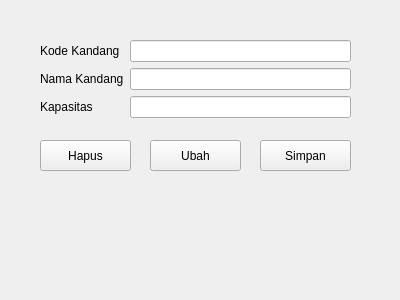
<?xml version="1.0" encoding="UTF-8"?>
<ui version="4.0">
 <class>FormKandang</class>
 <widget class="QWidget" name="FormKandang">
  <property name="geometry">
   <rect>
    <x>0</x>
    <y>0</y>
    <width>400</width>
    <height>300</height>
   </rect>
  </property>
  <property name="windowTitle">
   <string>Form</string>
  </property>
  <widget class="QWidget" name="formLayoutWidget">
   <property name="geometry">
    <rect>
     <x>40</x>
     <y>40</y>
     <width>311</width>
     <height>86</height>
    </rect>
   </property>
   <layout class="QFormLayout" name="formLayout">
    <item row="1" column="0">
     <widget class="QLabel" name="namaKandangLabel">
      <property name="text">
       <string>Nama Kandang</string>
      </property>
     </widget>
    </item>
    <item row="1" column="1">
     <widget class="QLineEdit" name="namaKandangLineEdit"/>
    </item>
    <item row="2" column="0">
     <widget class="QLabel" name="kapasitasLabel">
      <property name="text">
       <string>Kapasitas</string>
      </property>
     </widget>
    </item>
    <item row="2" column="1">
     <widget class="QLineEdit" name="kapasitasLineEdit"/>
    </item>
    <item row="0" column="0">
     <widget class="QLabel" name="kodeKandangLabel">
      <property name="text">
       <string>Kode Kandang</string>
      </property>
     </widget>
    </item>
    <item row="0" column="1">
     <widget class="QLineEdit" name="kodeKandangLineEdit"/>
    </item>
   </layout>
  </widget>
  <widget class="QPushButton" name="pushButton">
   <property name="geometry">
    <rect>
     <x>260</x>
     <y>140</y>
     <width>91</width>
     <height>31</height>
    </rect>
   </property>
   <property name="text">
    <string>Simpan</string>
   </property>
  </widget>
  <widget class="QPushButton" name="pushButton_2">
   <property name="geometry">
    <rect>
     <x>150</x>
     <y>140</y>
     <width>91</width>
     <height>31</height>
    </rect>
   </property>
   <property name="text">
    <string>Ubah</string>
   </property>
  </widget>
  <widget class="QPushButton" name="pushButton_3">
   <property name="geometry">
    <rect>
     <x>40</x>
     <y>140</y>
     <width>91</width>
     <height>31</height>
    </rect>
   </property>
   <property name="text">
    <string>Hapus</string>
   </property>
  </widget>
 </widget>
 <resources/>
 <connections/>
</ui>
